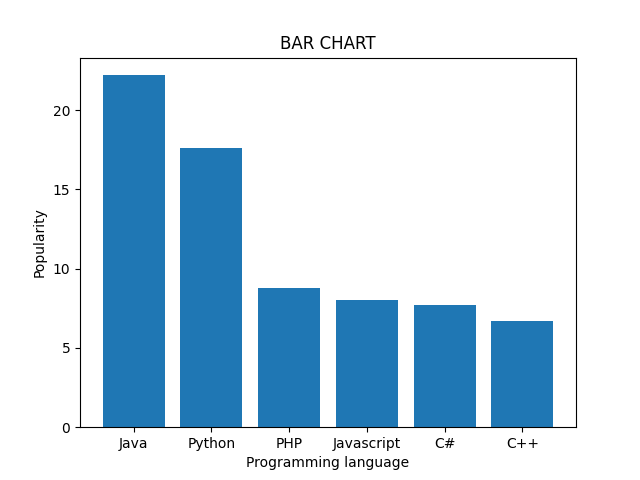

This chart was generated by the following Python code:
import numpy as np
import matplotlib.pyplot as plt
x=np.array(['Java','Python','PHP','Javascript','C#','C++'])
y=np.array([22.2,17.6,8.8,8,7.7,6.7])
plt.bar(x,y)
plt.title('BAR CHART')
plt.xlabel('Programming language')
plt.ylabel('Popularity')
plt.show()
